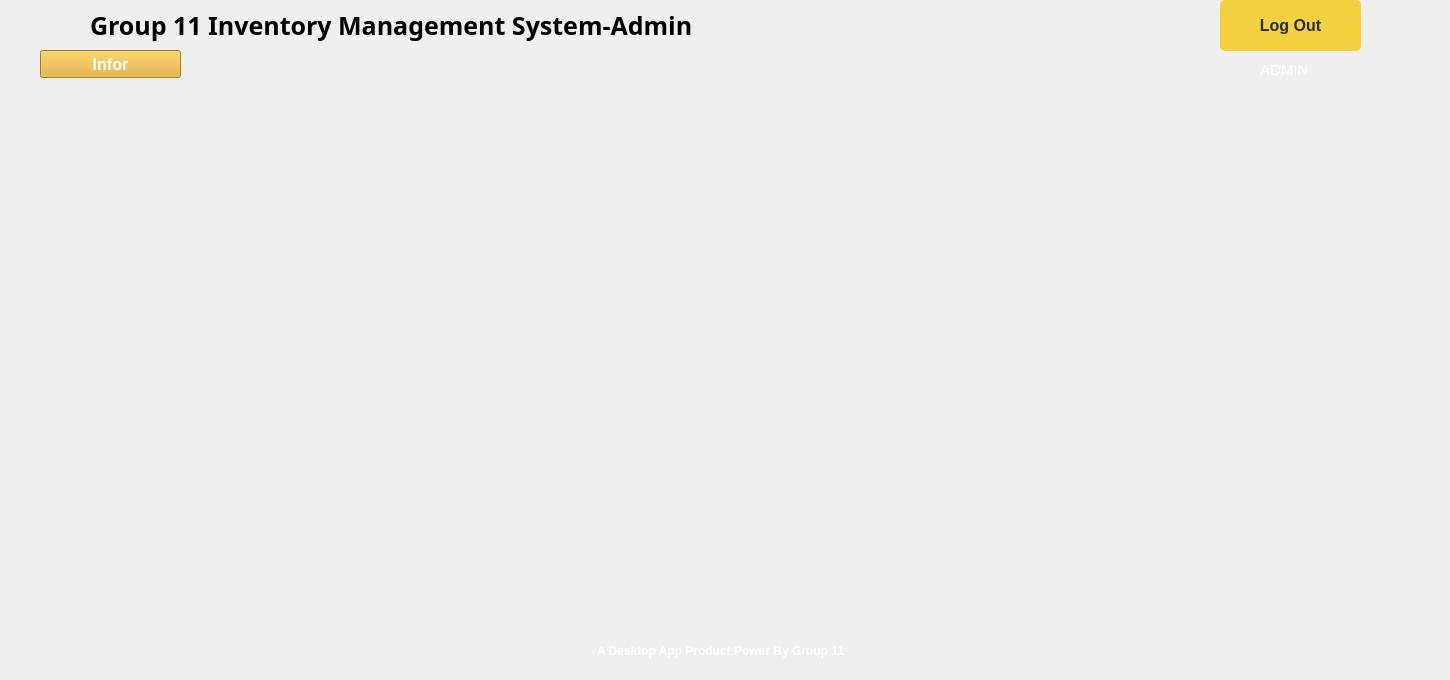
     <widget class="QFrame" name="frame">
      <property name="sizePolicy">
       <sizepolicy hsizetype="Expanding" vsizetype="Expanding">
        <horstretch>0</horstretch>
        <verstretch>0</verstretch>
       </sizepolicy>
      </property>
      <property name="minimumSize">
       <size>
        <width>1345</width>
        <height>623</height>
       </size>
      </property>
      <property name="styleSheet">
       <string notr="true">background-image: url(:/Background/Nen.png);
color: rgb(255, 255, 255);</string>
      </property>
      <property name="frameShape">
       <enum>QFrame::Shape::NoFrame</enum>
      </property>
      <widget class="QLabel" name="label">
       <property name="geometry">
        <rect>
         <x>90</x>
         <y>0</y>
         <width>1131</width>
         <height>51</height>
        </rect>
       </property>
       <property name="font">
        <font>
         <family>PNU Medium</family>
         <pointsize>19</pointsize>
         <bold>true</bold>
        </font>
       </property>
       <property name="styleSheet">
        <string notr="true">color: rgb(0, 0, 0);</string>
       </property>
       <property name="text">
        <string>Group 11 Inventory Management System-Admin</string>
       </property>
      </widget>
      <widget class="QWidget" name="widget_2" native="true">
       <property name="geometry">
        <rect>
         <x>-10</x>
         <y>0</y>
         <width>100</width>
         <height>50</height>
        </rect>
       </property>
       <property name="sizePolicy">
        <sizepolicy hsizetype="Fixed" vsizetype="Fixed">
         <horstretch>0</horstretch>
         <verstretch>0</verstretch>
        </sizepolicy>
       </property>
       <property name="minimumSize">
        <size>
         <width>100</width>
         <height>50</height>
        </size>
       </property>
       <property name="maximumSize">
        <size>
         <width>100</width>
         <height>50</height>
        </size>
       </property>
       <property name="autoFillBackground">
        <bool>false</bool>
       </property>
       <property name="styleSheet">
        <string notr="true">border-image: url(:/Logo/c47f36eb-4b82-4936-bec2-af24f431e19e.png);</string>
       </property>
      </widget>
      <widget class="QPushButton" name="Login_Btn">
       <property name="geometry">
        <rect>
         <x>1220</x>
         <y>0</y>
         <width>141</width>
         <height>51</height>
        </rect>
       </property>
       <property name="sizePolicy">
        <sizepolicy hsizetype="Minimum" vsizetype="Minimum">
         <horstretch>0</horstretch>
         <verstretch>0</verstretch>
        </sizepolicy>
       </property>
       <property name="font">
        <font>
         <pointsize>12</pointsize>
         <bold>true</bold>
        </font>
       </property>
       <property name="cursor">
        <cursorShape>PointingHandCursor</cursorShape>
       </property>
       <property name="styleSheet">
        <string notr="true">QPushButton{
  background-color: rgb(244, 208, 63);
  color: rgb(33, 47, 61);
  border-radius: 5px;
}
QPushButton::pressed{
	padding-left:2px;
	padding-top: 3px;
	background-color: rgb(248, 196, 113);
}</string>
       </property>
       <property name="text">
        <string>Log Out</string>
       </property>
       <property name="icon">
        <iconset>
         <normaloff>:/Button/power.png</normaloff>:/Button/power.png</iconset>
       </property>
      </widget>
      <widget class="QFrame" name="frame_2">
       <property name="geometry">
        <rect>
         <x>-20</x>
         <y>50</y>
         <width>1381</width>
         <height>31</height>
        </rect>
       </property>
       <property name="styleSheet">
        <string notr="true">background-image: url(:/Background/banner_min.png);</string>
       </property>
       <property name="frameShape">
        <enum>QFrame::Shape::NoFrame</enum>
       </property>
       <widget class="QLabel" name="Date_Time">
        <property name="geometry">
         <rect>
          <x>1280</x>
          <y>10</y>
          <width>81</width>
          <height>20</height>
         </rect>
        </property>
        <property name="font">
         <font>
          <pointsize>11</pointsize>
          <bold>false</bold>
         </font>
        </property>
        <property name="styleSheet">
         <string notr="true">color: rgb(255, 255, 255);</string>
        </property>
        <property name="text">
         <string>ADMIN</string>
        </property>
       </widget>
       <widget class="QPushButton" name="show_infor">
        <property name="geometry">
         <rect>
          <x>60</x>
          <y>0</y>
          <width>141</width>
          <height>28</height>
         </rect>
        </property>
        <property name="font">
         <font>
          <pointsize>12</pointsize>
          <bold>true</bold>
         </font>
        </property>
        <property name="styleSheet">
         <string notr="true">background-color: rgb(231, 172, 34);</string>
        </property>
        <property name="text">
         <string>Infor</string>
        </property>
       </widget>
      </widget>
      <widget class="QLabel" name="Date_Time_3">
       <property name="geometry">
        <rect>
         <x>0</x>
         <y>630</y>
         <width>1441</width>
         <height>41</height>
        </rect>
       </property>
       <property name="sizePolicy">
        <sizepolicy hsizetype="Expanding" vsizetype="Expanding">
         <horstretch>0</horstretch>
         <verstretch>0</verstretch>
        </sizepolicy>
       </property>
       <property name="font">
        <font>
         <family>Segoe UI</family>
         <pointsize>9</pointsize>
         <italic>false</italic>
         <bold>true</bold>
        </font>
       </property>
       <property name="styleSheet">
        <string notr="true">color: rgb(255, 255, 255);
font: 700 9pt &quot;Segoe UI&quot;;</string>
       </property>
       <property name="text">
        <string>A Desktop App Product Power By Group 11</string>
       </property>
       <property name="alignment">
        <set>Qt::AlignmentFlag::AlignCenter</set>
       </property>
      </widget>
     </widget>
